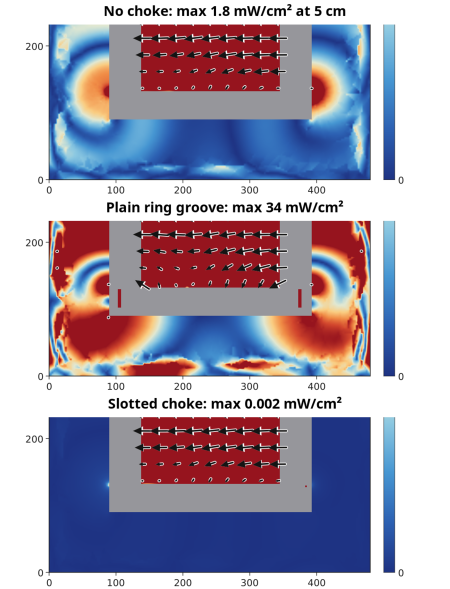
#> input picture microwave-oven-leakage/results/doors.png, 900 x 1178 px, given in place of outside.png, which was not available (shown at 1/2 size)
$ python figures.py
#> lines starting #> are read from the running program, lines starting #| are printed output that depends on the picture; after the words box and inside, x2 and y2 are one past the last pixel; in counts of white or black regions, pixels touching at a corner belong together
"""Draws the report's figures into results/: the oven's model (SolidCraft snapshots of
model/oven-view.solidcraft), the three doors in their CAD models, and |E| on the planes A–D
from the CSVs the solves wrote (results/real/). Run from the report's folder after the solves:
python3 scripts/figures.py [model] [doors] [planes]"""
import os, shutil, subprocess, sys
from PIL import Image, ImageChops, ImageDraw, ImageFont

HERE = os.path.dirname(os.path.dirname(os.path.abspath(__file__)))
MODEL, RESULTS = os.path.join(HERE, "model"), os.path.join(HERE, "results")
FONT = ImageFont.truetype("/usr/share/fonts/opentype/noto/NotoSansCJK-Regular.ttc", 64)
CENTRE = [330, 330, 240]   # the cavity's middle in the design's frame (mm)


def solidcraft(*args):
    """solidcraft-cli on PATH, else the flatpak."""
    if shutil.which("solidcraft-cli"):
        cmd = ["solidcraft-cli", *args]
    else:
        cmd = ["flatpak", "run", f"--filesystem={HERE}", "--command=solidcraft-cli", "io.tangencylabs.solidcraft", *args]
    subprocess.run(cmd, check=True, stdout=subprocess.DEVNULL, stderr=subprocess.DEVNULL)


def snapshot(out, yaw, pitch, distance, *extra):
    camera = '{"target": %s, "yaw": %s, "pitch": %s, "distance": %s}' % (CENTRE, yaw, pitch, distance)
    solidcraft("snapshot", "--in", os.path.join(MODEL, "oven-view.solidcraft"), "--out", out, "--width", "1400", "--height", "1050",
               "--camera", camera, "--no-grid", "--no-axes", *extra)
    return out


def cropped(path, pad=20):
    """The picture cut to what differs from its background (each row's colour at its left edge:
    SolidCraft's background is a vertical gradient)."""
    im = Image.open(path).convert("RGB")
    bg = im.crop((0, 0, 1, im.height)).resize(im.size)
    diff = ImageChops.difference(im, bg).convert("L").point([0] * 13 + [255] * 243)
    box = diff.getbbox() or (0, 0, *im.size)
    box = (max(box[0] - pad, 0), max(box[1] - pad, 0), min(box[2] + pad, im.width), min(box[3] + pad, im.height))
    return im.crop(box)


def row(images, out, height=700, gap=40):
    """Images side by side at one height, each labelled (a), (b), … in its top left corner."""
    scaled = [im.resize((round(im.width * height / im.height), height)) for im in images]
    width = sum(im.width for im in scaled) + gap * (len(scaled) - 1)
    canvas = Image.new("RGB", (width, height + 90), "white")
    x = 0
    for i, im in enumerate(scaled):
        canvas.paste(im, (x, 90))
        ImageDraw.Draw(canvas).text((x + 10, 0), f"({chr(97 + i)})", fill="black", font=FONT)
        x += im.width + gap
    canvas.save(out)


def model():
    tmp = os.path.join(RESULTS, "model-parts")
    os.makedirs(tmp, exist_ok=True)
    colours = ["--body", "turntable:color=#7fb8d9", "--body", "water:color=#2a6fdb"]
    shots = [
        snapshot(os.path.join(tmp, "outside.png"), -0.45, 0.25, 1500),
        snapshot(os.path.join(tmp, "inside.png"), -0.75, 0.45, 1500, "--body", "shell:opacity=0.18", "--body", "door:opacity=0.3", *colours),
        snapshot(os.path.join(tmp, "section.png"), -0.75, 0.9, 1400, "--section", "z=275", *colours),
    ]
    row([cropped(s) for s in shots], os.path.join(RESULTS, "model.png"))
#> in cropped, `bg = im.crop((0, 0, 1, im.height)).resize(im.size)`: bg: PIL image 900x1178 RGB; every value is 255
#> in cropped, `diff = ImageChops.difference(im, bg).convert("L").point([0] * 13 + [25..`:
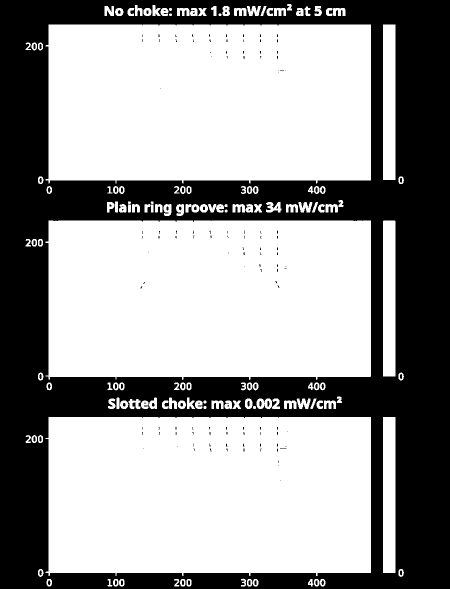
#> diff: PIL image 900x1178 L (shown at 1/2 size); 61.1% white; 180 black regions (128 under 20 px), largest, box (x1, y1, x2, y2) and area: (0, 0, 900, 1178) 409312, (96, 375, 101, 385) 39, (495, 802, 499, 813) 39
#> in cropped, `box = diff.getbbox() or (0, 0, *im.size)`: box = (51, 8, 808, 1173)
#> in cropped, `box = (max(box[0] - pad, 0), max(box[1] - pad, 0), min(box[2] + pad, i..`: box = (31, 0, 828, 1178)
#> in cropped, `return im.crop(box)`:
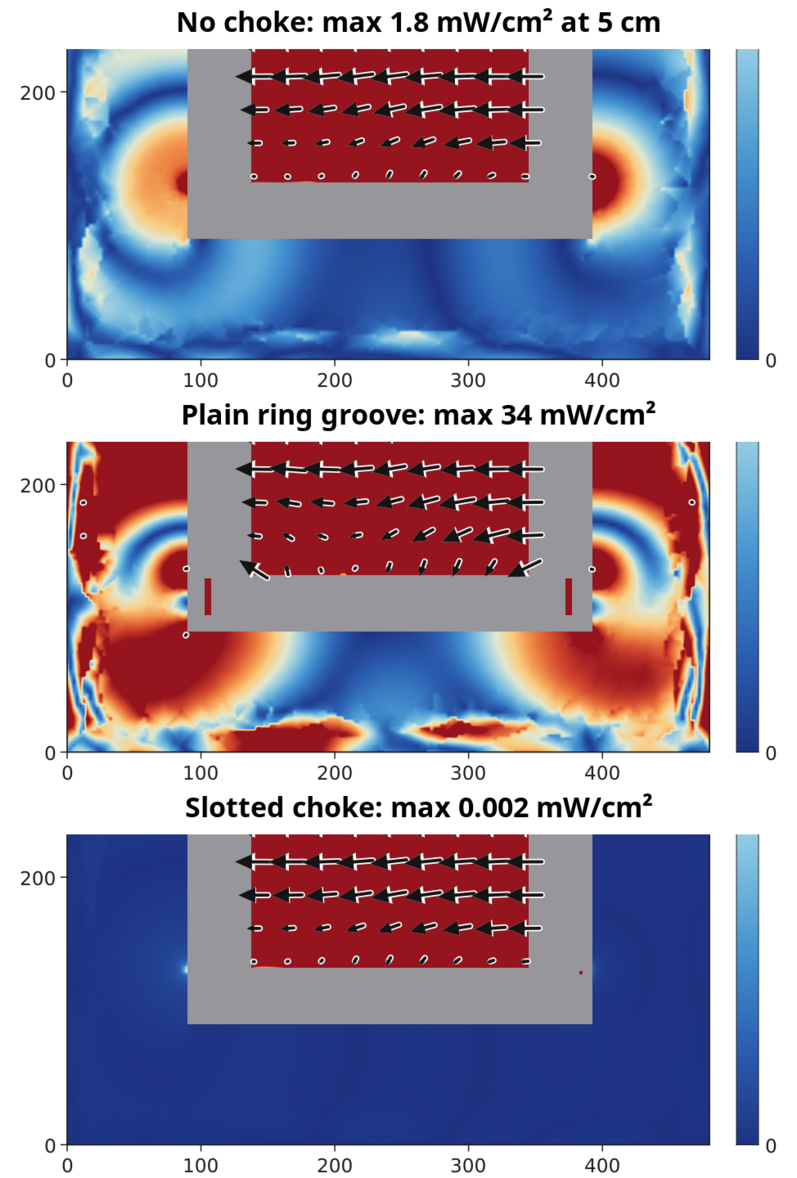
#> returned value: PIL image 797x1178 RGB; mean R, G, B 155.2, 145.9, 166.2
#> call 2 of cropped, with pad = 20
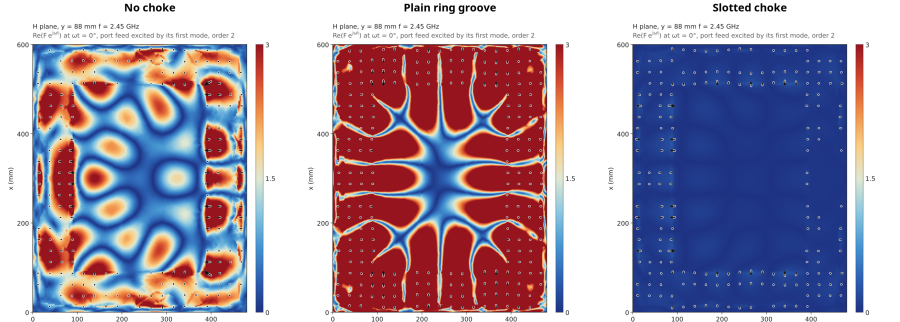
#> input picture microwave-oven-leakage/results/front.png, 1800 x 644 px, given in place of inside.png, which was not available (shown at 1/2 size)
#> in cropped (call 2), `bg = im.crop((0, 0, 1, im.height)).resize(im.size)`: bg: PIL image 1800x644 RGB; every value is 255
#> in cropped (call 2), `diff = ImageChops.difference(im, bg).convert("L").point([0] * 13 + [25..`:
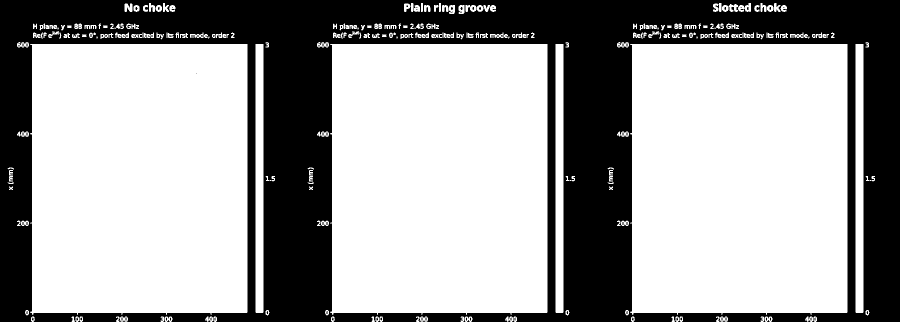
#> diff: PIL image 1800x644 L (shown at 1/2 size); 63.8% white; 177 black regions (176 under 20 px), largest, box (x1, y1, x2, y2) and area: (0, 0, 1800, 644) 417797
#> in cropped (call 2), `box = diff.getbbox() or (0, 0, *im.size)`: box = (15, 6, 1750, 644)
#> in cropped (call 2), `box = (max(box[0] - pad, 0), max(box[1] - pad, 0), min(box[2] + pad, i..`: box = (0, 0, 1770, 644)
#> in cropped (call 2), `return im.crop(box)`:
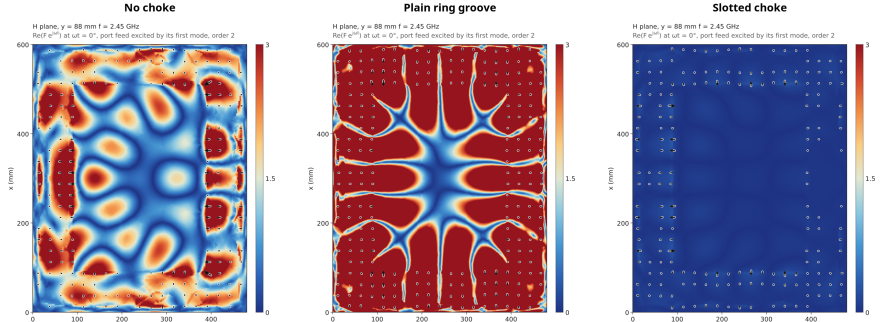
#> returned value: PIL image 1770x644 RGB (shown at 1/2 size); mean R, G, B 162, 147.2, 167.5
#> in row, `scaled = [im.resize((round(im.width * height / im.height), height)) fo..`: scaled = 3 items
#> in row, `width = sum(im.width for im in scaled) + gap * (len(scaled) - 1)`: width = 4402
#> in row, `canvas = Image.new("RGB", (width, height + 90), "white")`: canvas: PIL image 4402x790 RGB; every value is 255
#> the loop in row, `for i, im in enumerate(scaled):` made 3 passes
#> x on passes 1 to 3: 514, 2478, 4442
#> after the loop in row, `for i, im in enumerate(scaled):`:
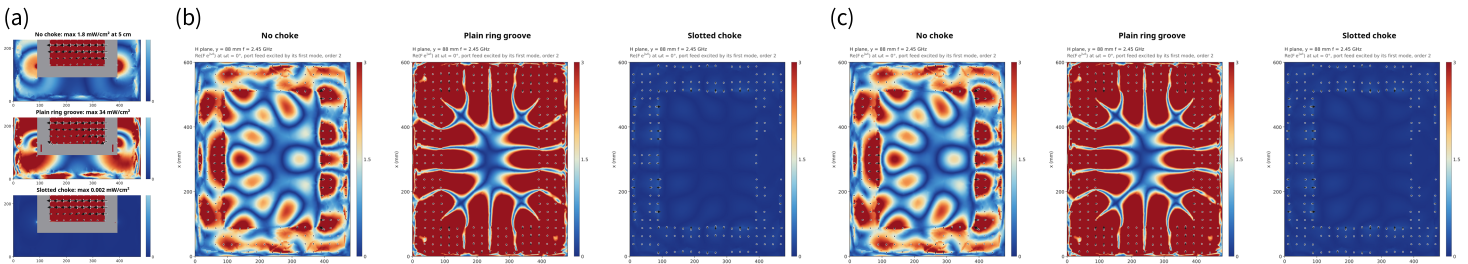
#> canvas: PIL image 4402x790 RGB (shown at 1/3 size); mean R, G, B 173.2, 160.8, 178.5
#> after the loop in row, `for i, im in enumerate(scaled):`: x = 4442


def door_shot(name, out, camera, section):
    """A snapshot of model/<name>.solidcraft (1000 × 800) cut by `section`."""
    solidcraft("snapshot", "--in", os.path.join(MODEL, f"{name}.solidcraft"), "--out", out, "--width", "1000", "--height", "800",
               "--camera", camera, "--no-grid", "--no-axes", "--section", section)
    return Image.open(out).convert("RGB")


# [7 lines left out: function note, not called in this run]


def doors():
    """The three doors in the CAD models: the door's inner face seen from the cavity (the shell cut
    away just behind it, y = 160.5) and the lower rim cut down the middle (x = a/2, outside on the
    left), the same parts labelled as in the schematics: results/doors-cad.png."""
    tmp = os.path.join(RESULTS, "model-parts")
    os.makedirs(tmp, exist_ok=True)
    inner_cam = '{"target": [300,140,210], "yaw": 2.85, "pitch": 0.3, "distance": 950}'
    rim_cam = '{"target": [270,152,88], "yaw": -1.57, "pitch": 0.05, "distance": 170}'
    tops, bottoms = [], []
    for name, _ in NAMES:
        top = door_shot(name, os.path.join(tmp, f"{name}-inner.png"), inner_cam, "y=160.5")
        rim = door_shot(name, os.path.join(tmp, f"{name}-rim.png"), rim_cam, "x=270")
        note(top, "panel", (270, 640), (270, 450))
        note(rim, "door", (430, 360))
        note(rim, "cavity", (780, 120))
        note(rim, "body", (780, 520))
        note(rim, "outside", (150, 700))
        note(rim, "gap", (640, 720), (563, 560))
        if name == "oven-choke":
            note(top, "ring groove", (520, 120), (520, 255))
            note(rim, "groove", (330, 560), (470, 450))
        if name == "oven-slotted":
            note(top, "slots", (420, 120), (420, 260))
            note(rim, "lip, channel", (300, 560), (535, 420))
        tops.append(top.crop((180, 90, 880, 680)))
        bottoms.append(rim.crop((60, 0, 1000, 780)))
    gap, head, side = 40, 90, 0
    width = 3 * 940 + 2 * gap
    canvas = Image.new("RGB", (width, head + 590 + 60 + 780 + 70), "white")
    d = ImageDraw.Draw(canvas)
    for i, ((_, label), top, rim) in enumerate(zip(NAMES, tops, bottoms)):
        x = side + i * (940 + gap)
        d.text((x + 470, head / 2), f"({chr(97 + i)}) {label}", fill="black", font=FONT, anchor="mm")
        canvas.paste(top, (x + 120, head))
        canvas.paste(rim, (x, head + 590 + 60))
    canvas.save(os.path.join(RESULTS, "doors-cad.png"))


# |E| on a log scale, for 1000 W into the oven: blue (weak) through green and yellow to red.
LOW, HIGH = 1.0, 1000.0                       # V/m at the colour bar's ends
LIMIT = (2 * 376.73 * 50.0) ** 0.5            # V/m: 5 mW/cm² (50 W/m²) as a plane wave's peak |E|
STOPS = [(0.0, (40, 50, 150)), (0.25, (40, 150, 220)), (0.5, (90, 200, 110)), (0.75, (245, 210, 60)), (1.0, (200, 35, 30))]
METAL = (150, 150, 155)
P_OVEN = 1000.0
SMALL = ImageFont.truetype("/usr/share/fonts/opentype/noto/NotoSansCJK-Regular.ttc", 44)

# Each plane: its CSV columns across and up (0 x, 1 y, 2 z), the span drawn (mm) and its title.
PLANES = {
    "A": (1, 2, (40, 560), (40, 380), "A: vertical section (side view, door on the left)"),
    "B": (0, 1, (40, 620), (40, 560), "B: horizontal section at the feed (top view, door at the bottom)"),
    "C": (0, 2, (40, 620), (40, 380), "C: 2 mm in front of the door (front view)"),
    "D": (0, 2, (40, 620), (40, 380), "D: 5 cm in front of the door (front view)"),
}
# What the front planes look at (x0, z0, x1, z1 in mm, the solve's frame): model/make.py's door,
# its window and the control panel beside it (a 2 mm gap between them).
FRONT = [("door", (60, 60, 480, 360)), ("window", (160, 135, 380, 285)), ("panel", (482, 60, 565, 360))]
OUTLINES = {"C": FRONT, "D": FRONT}
NAMES = (("oven-gap", "no choke"), ("oven-choke", "ring groove"), ("oven-slotted", "slotted choke"))


# [101 lines left out: functions colour, accepted, plane, colour_bar, plane_figure, not called in this run]


if __name__ == "__main__":
    what = sys.argv[1:] or ["model", "doors", "planes"]
    if "model" in what:
        model()
    if "doors" in what:
#> (the run stopped early here; a loop or call above may not have finished)
